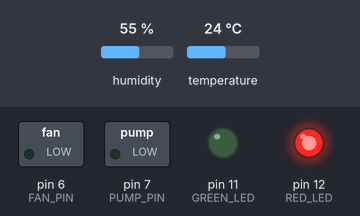
Simulated run of this sketch. Board: Arduino Uno, built with avr-gcc and run on an emulated ATmega328P. On the bench: switched loads named in the sketch (green lamp = pin HIGH), output pins drawn as LEDs (lit = HIGH). Inputs (shaded band) come from the test bench; at power-on: humidity 55 %, temperature 24 °C.

Above: at 2.8 s.
2.9 s: humidity set to 42 %
5.6 s: humidity set to 39 %
At 6.8 s:
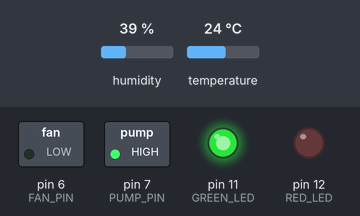
8.3 s: temperature set to 26 °C
At 11.3 s:
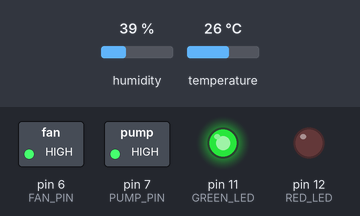
11.6 s: humidity set to 68 %
At 12.7 s:
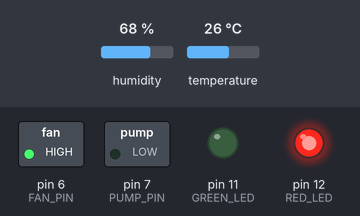
14.3 s: humidity set to 22 %
At 17.4 s:
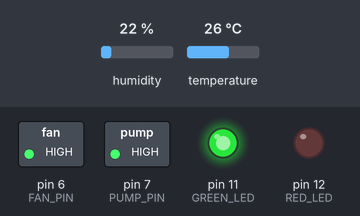
17.7 s: humidity set to 88 %
At 18.6 s:
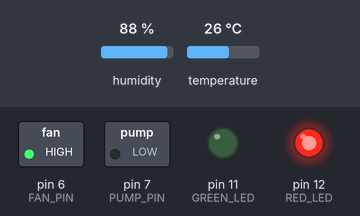
Timing chart, 0 to 20.7 s (numbered marks = the images above; inputs shaded):
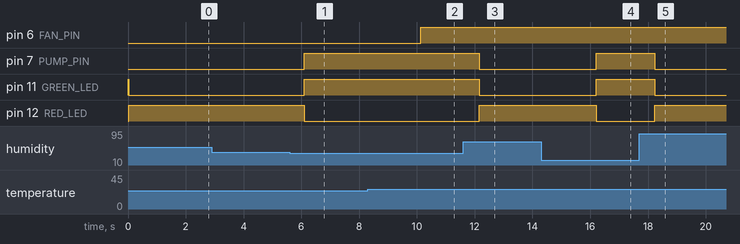

Measured:
- the behaviour switches between 41 and 40 % on humidity (found by bisection; images 0 and 1)
- the behaviour switches between 24 and 25 °C on temperature (found by bisection; images 1 and 2)
- after the input at 2.9 s, every drawn part: stays the same
- after the input at 5.6 s, pin 7 (PUMP_PIN), pin 11 (GREEN_LED): LOW → HIGH after 0.49 s; pin 12 (RED_LED): HIGH → LOW after 0.49 s
- after the input at 8.3 s, pin 6 (FAN_PIN): LOW → HIGH after 1.8 s
- after the input at 11.6 s, pin 7 (PUMP_PIN), pin 11 (GREEN_LED): HIGH → LOW after 0.56 s; pin 12 (RED_LED): LOW → HIGH after 0.56 s
- after the input at 14.3 s, pin 7 (PUMP_PIN), pin 11 (GREEN_LED): LOW → HIGH after 1.9 s; pin 12 (RED_LED): HIGH → LOW after 1.9 s
- after the input at 17.7 s, pin 7 (PUMP_PIN), pin 11 (GREEN_LED): HIGH → LOW after 0.53 s; pin 12 (RED_LED): LOW → HIGH after 0.53 s

The sketch:

sketch_2_invernadero.ino
```cpp
#include <DHT.h>

#define DHTPIN 13        // Pin del sensor DHT11
#define DHTTYPE DHT11   // Tipo del sensor DHT (DHT11)
#define FAN_PIN 6       // Pin para el motor del ventilador
#define PUMP_PIN 7      // Pin para la bomba de agua
#define GREEN_LED 11    // Pin para el LED verde
#define RED_LED 12      // Pin para el LED rojo

DHT dht(DHTPIN, DHTTYPE);

void setup() {
  pinMode(FAN_PIN, OUTPUT);
  pinMode(PUMP_PIN, OUTPUT);
  pinMode(GREEN_LED, OUTPUT);
  pinMode(RED_LED, OUTPUT);

  // Inicializa el sensor DHT11
  dht.begin();

  // Apaga el motor del ventilador, la bomba de agua y el LED rojo
  digitalWrite(FAN_PIN, LOW);
  digitalWrite(PUMP_PIN, LOW);
  digitalWrite(RED_LED, LOW);

  // Enciende el LED verde para indicar que el sistema está funcionando
  digitalWrite(GREEN_LED, HIGH);
}

void loop() {
  // Lee la temperatura y la humedad
  float temperature = dht.readTemperature();
  float humidity = dht.readHumidity();

  // Verifica la temperatura
  if (temperature >= 25.0) {
    // Si la temperatura es igual o superior a 25 grados, enciende el motor del ventilador
    digitalWrite(FAN_PIN, HIGH);
  } else {
    // De lo contrario, apaga el motor del ventilador
    digitalWrite(FAN_PIN, LOW);
  }

  // Verifica la humedad
  if (humidity <= 40) {
    // Si la humedad es menor o igual al 40%, enciende la bomba de agua y el LED verde
    digitalWrite(PUMP_PIN, HIGH);
    digitalWrite(GREEN_LED, HIGH);
    digitalWrite(RED_LED, LOW);
  } else {
    // De lo contrario, apaga la bomba de agua, el LED verde y enciende el LED rojo
    digitalWrite(PUMP_PIN, LOW);
    digitalWrite(GREEN_LED, LOW);
    digitalWrite(RED_LED, HIGH);
  }

  // Realiza una pausa para evitar lecturas demasiado frecuentes
  delay(2000);  // Puede ajustarse el valor de acuerdo a las necesidas
}
```
